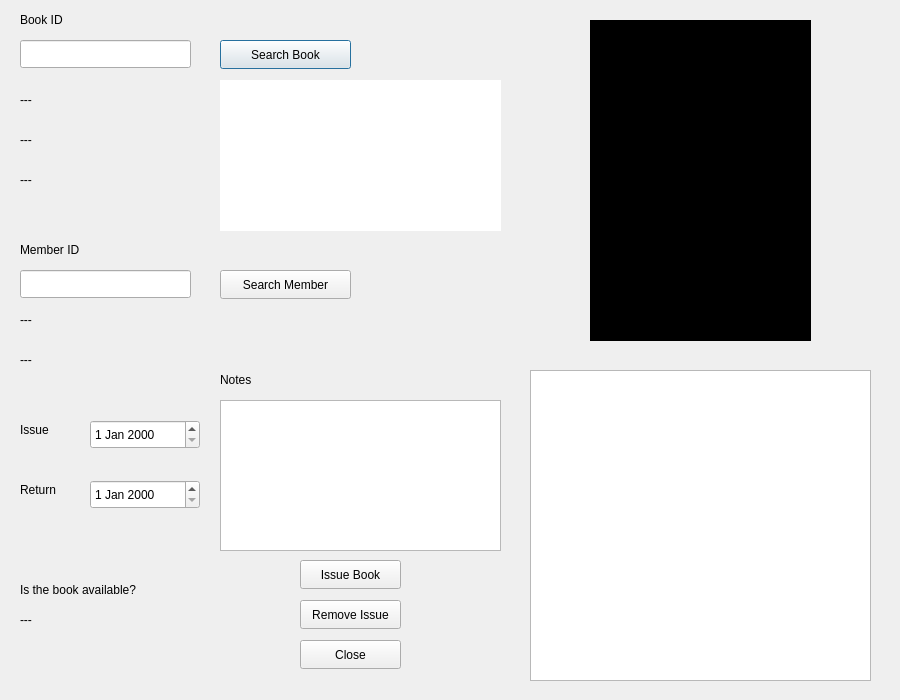
<?xml version="1.0" encoding="UTF-8"?>
<ui version="4.0">
 <class>borrowbook</class>
 <widget class="QDialog" name="borrowbook">
  <property name="geometry">
   <rect>
    <x>0</x>
    <y>0</y>
    <width>900</width>
    <height>700</height>
   </rect>
  </property>
  <property name="windowTitle">
   <string>Dialog</string>
  </property>
  <widget class="QLineEdit" name="bookIdLineEdit">
   <property name="geometry">
    <rect>
     <x>20</x>
     <y>40</y>
     <width>171</width>
     <height>28</height>
    </rect>
   </property>
   <property name="text">
    <string/>
   </property>
  </widget>
  <widget class="QLabel" name="label">
   <property name="geometry">
    <rect>
     <x>20</x>
     <y>10</y>
     <width>63</width>
     <height>20</height>
    </rect>
   </property>
   <property name="text">
    <string>Book ID</string>
   </property>
  </widget>
  <widget class="QLineEdit" name="memberIdLineEdit">
   <property name="geometry">
    <rect>
     <x>20</x>
     <y>270</y>
     <width>171</width>
     <height>28</height>
    </rect>
   </property>
   <property name="text">
    <string/>
   </property>
  </widget>
  <widget class="QLabel" name="label_2">
   <property name="geometry">
    <rect>
     <x>20</x>
     <y>240</y>
     <width>81</width>
     <height>20</height>
    </rect>
   </property>
   <property name="text">
    <string>Member ID</string>
   </property>
  </widget>
  <widget class="QLabel" name="bookNameLabel">
   <property name="geometry">
    <rect>
     <x>20</x>
     <y>90</y>
     <width>63</width>
     <height>20</height>
    </rect>
   </property>
   <property name="text">
    <string>---</string>
   </property>
  </widget>
  <widget class="QLabel" name="authorLabel">
   <property name="geometry">
    <rect>
     <x>20</x>
     <y>130</y>
     <width>63</width>
     <height>20</height>
    </rect>
   </property>
   <property name="text">
    <string>---</string>
   </property>
  </widget>
  <widget class="QLabel" name="genreLabel">
   <property name="geometry">
    <rect>
     <x>20</x>
     <y>170</y>
     <width>63</width>
     <height>20</height>
    </rect>
   </property>
   <property name="text">
    <string>---</string>
   </property>
  </widget>
  <widget class="QLabel" name="coverImageLabel">
   <property name="geometry">
    <rect>
     <x>590</x>
     <y>20</y>
     <width>221</width>
     <height>321</height>
    </rect>
   </property>
   <property name="styleSheet">
    <string notr="true">background-color: rgb(0, 0, 0);</string>
   </property>
   <property name="text">
    <string/>
   </property>
  </widget>
  <widget class="QLabel" name="firstNameLabel">
   <property name="geometry">
    <rect>
     <x>20</x>
     <y>310</y>
     <width>63</width>
     <height>20</height>
    </rect>
   </property>
   <property name="text">
    <string>---</string>
   </property>
  </widget>
  <widget class="QLabel" name="lastNameLabel">
   <property name="geometry">
    <rect>
     <x>20</x>
     <y>350</y>
     <width>63</width>
     <height>20</height>
    </rect>
   </property>
   <property name="text">
    <string>---</string>
   </property>
  </widget>
  <widget class="QDateEdit" name="issuanceDateEdit">
   <property name="geometry">
    <rect>
     <x>90</x>
     <y>420</y>
     <width>110</width>
     <height>29</height>
    </rect>
   </property>
  </widget>
  <widget class="QDateEdit" name="returnDateEdit">
   <property name="geometry">
    <rect>
     <x>90</x>
     <y>480</y>
     <width>110</width>
     <height>29</height>
    </rect>
   </property>
  </widget>
  <widget class="QLabel" name="label_10">
   <property name="geometry">
    <rect>
     <x>20</x>
     <y>420</y>
     <width>63</width>
     <height>20</height>
    </rect>
   </property>
   <property name="text">
    <string>Issue</string>
   </property>
  </widget>
  <widget class="QLabel" name="label_11">
   <property name="geometry">
    <rect>
     <x>20</x>
     <y>480</y>
     <width>63</width>
     <height>20</height>
    </rect>
   </property>
   <property name="text">
    <string>Return</string>
   </property>
  </widget>
  <widget class="QLabel" name="label_12">
   <property name="geometry">
    <rect>
     <x>20</x>
     <y>580</y>
     <width>151</width>
     <height>20</height>
    </rect>
   </property>
   <property name="text">
    <string>Is the book available?</string>
   </property>
  </widget>
  <widget class="QLabel" name="availabilityLabel">
   <property name="geometry">
    <rect>
     <x>20</x>
     <y>610</y>
     <width>181</width>
     <height>20</height>
    </rect>
   </property>
   <property name="text">
    <string>---</string>
   </property>
  </widget>
  <widget class="QPushButton" name="searchBookButton">
   <property name="geometry">
    <rect>
     <x>220</x>
     <y>40</y>
     <width>131</width>
     <height>29</height>
    </rect>
   </property>
   <property name="text">
    <string>Search Book</string>
   </property>
  </widget>
  <widget class="QPushButton" name="searchMemberButton">
   <property name="geometry">
    <rect>
     <x>220</x>
     <y>270</y>
     <width>131</width>
     <height>29</height>
    </rect>
   </property>
   <property name="text">
    <string>Search Member</string>
   </property>
  </widget>
  <widget class="QPushButton" name="issueBookButton">
   <property name="geometry">
    <rect>
     <x>300</x>
     <y>560</y>
     <width>101</width>
     <height>29</height>
    </rect>
   </property>
   <property name="text">
    <string>Issue Book</string>
   </property>
  </widget>
  <widget class="QTextEdit" name="notesTextEdit">
   <property name="geometry">
    <rect>
     <x>220</x>
     <y>400</y>
     <width>281</width>
     <height>151</height>
    </rect>
   </property>
  </widget>
  <widget class="QLabel" name="label_13">
   <property name="geometry">
    <rect>
     <x>220</x>
     <y>370</y>
     <width>63</width>
     <height>20</height>
    </rect>
   </property>
   <property name="text">
    <string>Notes</string>
   </property>
  </widget>
  <widget class="QTextEdit" name="descriptionTextEdit">
   <property name="geometry">
    <rect>
     <x>220</x>
     <y>80</y>
     <width>281</width>
     <height>151</height>
    </rect>
   </property>
   <property name="styleSheet">
    <string notr="true">border: none</string>
   </property>
  </widget>
  <widget class="QTableView" name="tableViewContainer">
   <property name="geometry">
    <rect>
     <x>530</x>
     <y>370</y>
     <width>341</width>
     <height>311</height>
    </rect>
   </property>
  </widget>
  <widget class="QPushButton" name="closeButton">
   <property name="geometry">
    <rect>
     <x>300</x>
     <y>640</y>
     <width>101</width>
     <height>29</height>
    </rect>
   </property>
   <property name="text">
    <string>Close</string>
   </property>
  </widget>
  <widget class="QPushButton" name="deleteButton">
   <property name="geometry">
    <rect>
     <x>300</x>
     <y>600</y>
     <width>101</width>
     <height>29</height>
    </rect>
   </property>
   <property name="text">
    <string>Remove Issue</string>
   </property>
  </widget>
 </widget>
 <resources/>
 <connections/>
</ui>
